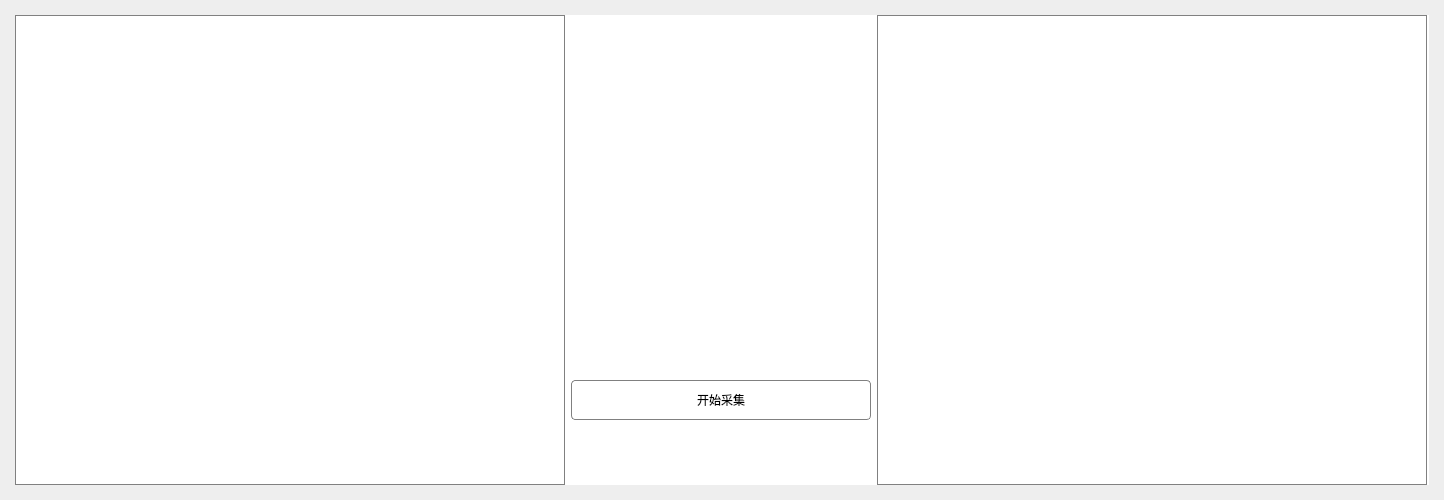
<?xml version="1.0" encoding="UTF-8"?>
<ui version="4.0">
 <class>FaceTectionClass</class>
 <widget class="QMainWindow" name="FaceTectionClass">
  <property name="geometry">
   <rect>
    <x>0</x>
    <y>0</y>
    <width>1444</width>
    <height>500</height>
   </rect>
  </property>
  <property name="minimumSize">
   <size>
    <width>0</width>
    <height>500</height>
   </size>
  </property>
  <property name="maximumSize">
   <size>
    <width>16777215</width>
    <height>500</height>
   </size>
  </property>
  <property name="windowTitle">
   <string>FaceTection</string>
  </property>
  <widget class="QWidget" name="centralWidget">
   <property name="styleSheet">
    <string notr="true">#centralWidget{
background:#EEEEEE;
}
#widget{
background:#FFFFFF;
}
#btn_select{
font-family:&quot;微软雅黑&quot;;
font-size:12px;
background:#FFFFFF;
border:1px solid gray;
border-radius:4px;
}
#btn_select:pressed{
margin:1px;
}</string>
   </property>
   <layout class="QGridLayout" name="gridLayout">
    <property name="leftMargin">
     <number>15</number>
    </property>
    <property name="topMargin">
     <number>15</number>
    </property>
    <property name="rightMargin">
     <number>15</number>
    </property>
    <property name="bottomMargin">
     <number>15</number>
    </property>
    <property name="spacing">
     <number>0</number>
    </property>
    <item row="0" column="0">
     <widget class="QWidget" name="widget" native="true">
      <layout class="QHBoxLayout" name="horizontalLayout">
       <property name="leftMargin">
        <number>0</number>
       </property>
       <property name="topMargin">
        <number>0</number>
       </property>
       <property name="rightMargin">
        <number>0</number>
       </property>
       <property name="bottomMargin">
        <number>0</number>
       </property>
       <item>
        <widget class="QLabel" name="lbl_render">
         <property name="sizePolicy">
          <sizepolicy hsizetype="Preferred" vsizetype="Preferred">
           <horstretch>0</horstretch>
           <verstretch>0</verstretch>
          </sizepolicy>
         </property>
         <property name="minimumSize">
          <size>
           <width>550</width>
           <height>0</height>
          </size>
         </property>
         <property name="maximumSize">
          <size>
           <width>550</width>
           <height>16777215</height>
          </size>
         </property>
         <property name="styleSheet">
          <string notr="true">border:1px solid gray;</string>
         </property>
         <property name="text">
          <string/>
         </property>
        </widget>
       </item>
       <item>
        <layout class="QVBoxLayout" name="verticalLayout">
         <property name="spacing">
          <number>0</number>
         </property>
         <item>
          <widget class="QLabel" name="lbl_logo">
           <property name="minimumSize">
            <size>
             <width>300</width>
             <height>300</height>
            </size>
           </property>
           <property name="maximumSize">
            <size>
             <width>300</width>
             <height>300</height>
            </size>
           </property>
           <property name="styleSheet">
            <string notr="true">border-image: url(:/FaceTection/image/logo.png);</string>
           </property>
           <property name="text">
            <string/>
           </property>
          </widget>
         </item>
         <item>
          <spacer name="verticalSpacer_2">
           <property name="orientation">
            <enum>Qt::Vertical</enum>
           </property>
           <property name="sizeHint" stdset="0">
            <size>
             <width>20</width>
             <height>40</height>
            </size>
           </property>
          </spacer>
         </item>
         <item>
          <widget class="QPushButton" name="btn_select">
           <property name="minimumSize">
            <size>
             <width>300</width>
             <height>40</height>
            </size>
           </property>
           <property name="maximumSize">
            <size>
             <width>300</width>
             <height>40</height>
            </size>
           </property>
           <property name="text">
            <string>开始采集</string>
           </property>
          </widget>
         </item>
         <item>
          <spacer name="verticalSpacer">
           <property name="orientation">
            <enum>Qt::Vertical</enum>
           </property>
           <property name="sizeHint" stdset="0">
            <size>
             <width>20</width>
             <height>40</height>
            </size>
           </property>
          </spacer>
         </item>
        </layout>
       </item>
       <item>
        <widget class="QLabel" name="lbl_capture">
         <property name="minimumSize">
          <size>
           <width>550</width>
           <height>0</height>
          </size>
         </property>
         <property name="maximumSize">
          <size>
           <width>550</width>
           <height>16777215</height>
          </size>
         </property>
         <property name="styleSheet">
          <string notr="true">border:1px solid gray;</string>
         </property>
         <property name="text">
          <string/>
         </property>
        </widget>
       </item>
      </layout>
     </widget>
    </item>
   </layout>
  </widget>
 </widget>
 <layoutdefault spacing="6" margin="11"/>
 <resources>
  <include location="faceTection.qrc"/>
 </resources>
 <connections/>
</ui>
